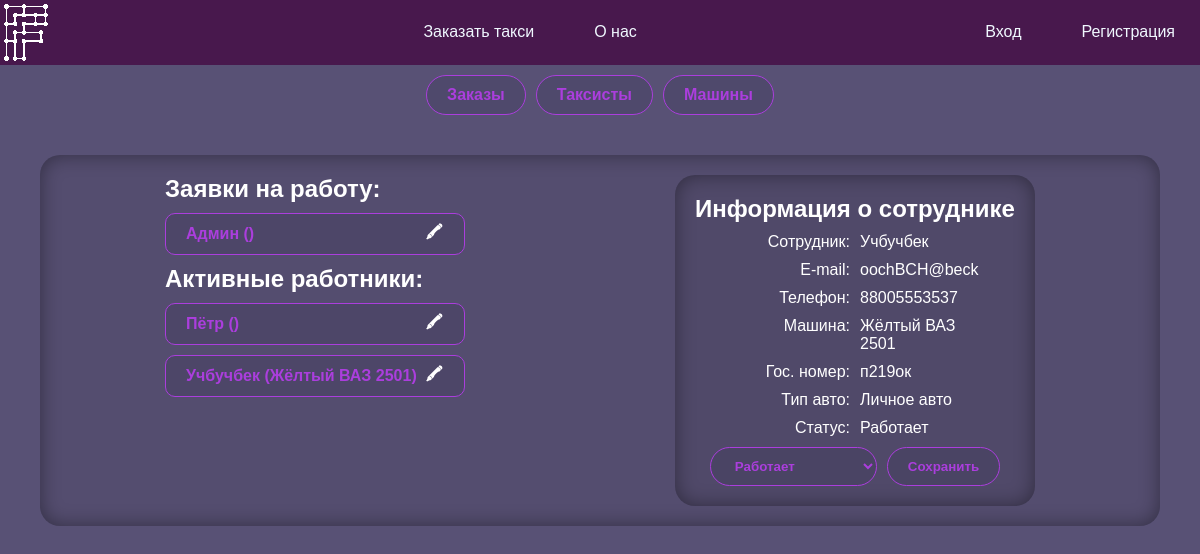
/admin.php?tool=taxists&edit=taxist&id=2, run on the app's committed database.
### tables this page shows
CREATE TABLE `taxists` (
  `id` int(11) NOT NULL,
  `car` int(11) DEFAULT NULL,
  `user` int(11) NOT NULL,
  `passport` varchar(64) NOT NULL,
  `driver_license` varchar(64) NOT NULL,
  `status` int(11) NOT NULL DEFAULT '2'
);

CREATE TABLE `users` (
  `id` int(11) NOT NULL,
  `login` varchar(128) NOT NULL,
  `name` varchar(32) NOT NULL,
  `phone` bigint(20) NOT NULL,
  `email` varchar(128) NOT NULL,
  `password` varchar(128) NOT NULL,
  `role` int(11) NOT NULL DEFAULT '1'
);

CREATE TABLE `cars` (
  `id` int(11) NOT NULL,
  `passport` varchar(16) NOT NULL,
  `name` varchar(30) NOT NULL,
  `number` text NOT NULL,
  `color` varchar(30) NOT NULL,
  `type` int(11) NOT NULL
);

CREATE TABLE `car_types` (
  `id` int(11) NOT NULL,
  `name` varchar(128) NOT NULL
);

CREATE TABLE `taxist_status` (
  `id` int(11) NOT NULL,
  `name` varchar(128) NOT NULL
);

### funcs/DBinteraction.php (called while the page is built, shortened)
<?php
function selectFrom($query, $way)
{
    if (trim($query) == null) {
        $_SESSION['result'] = "Вы передали пустой запрос.";
    } else {
    require "connect.php";
    $res = $con->query($query);
    switch ($way) {
        case "ALL":
            $output = $res->fetch_all(MYSQLI_ASSOC);
            break;
        case "ONE":
            $output = $res->fetch_assoc();
            break;
    }}
    return $output;
}

### admin/admForms/taxist.php (the view, shortened to what this page needs)
<?php
require_once("./funcs/DBinteraction.php");
$query = "SELECT taxists.id,
       users.name,
       users.email,
       users.phone,
       CONCAT(cars.color, ' ', cars.name) AS car,
       cars.number AS car_number,
       car_types.name AS car_type,
       taxist_status.name AS `status`
FROM taxists
INNER JOIN users ON taxists.user = users.id
LEFT JOIN cars ON taxists.car = cars.id
INNER JOIN taxist_status ON taxists.status = taxist_status.id
LEFT JOIN car_types ON cars.type = car_types.id
WHERE `taxists`.`id` = " . $_GET['id'];
$thisTaxist = selectFrom($query, "ONE");
?>
<h1>Информация о сотруднике</h1>
<?php
$descTaxist = [
    "Сотрудник",
    "E-mail",
    "Телефон",
    "Машина",
    "Гос. номер",
    "Тип авто",
    "Статус"
];
$descTaxistKey = 0;
foreach ($thisTaxist as $key => $item) {
    switch ($key) {
        case "id":
        case "photo":
            break;
        case "car":
        case "car_number":
            case "car_type":
?>
            <div class="flex g10 mauto toolInfo">
                <span class="ctrl-r"><?= $descTaxist[$descTaxistKey] ?>:</span>
                <span>
                    <?php
                    if (isset($thisTaxist['car'])) {
                        echo $item;
                    } else {
                        echo "Требуется авто";
                    }
                    ?>
                </span>
            </div>
        <?php
            $descTaxistKey++;
            break;
        ?>
        <?php
        default:
        ?>
            <div class="flex g10 mauto toolInfo">
                <span class="ctrl-r"><?= $descTaxist[$descTaxistKey] ?>:</span>
                <span><?= $item ?></span>
            </div>
<?php
            $descTaxistKey++;
            break;
    }
}
?>
<form action="../funcs/changeStatus.php" method="post" class="btns mauto">
    <select name="status" id="" class="accent">
        <?php
        $query = "SELECT * FROM `taxist_status`";
        $statuses = selectFrom($query, "ALL");
        foreach ($statuses as $status) {
            $selected = ($status['name'] == $thisTaxist['status']) ? "selected" : null;
        ?>
            <option value="<?= $status['id'] ?>" <?= $selected ?>><?= $status['name'] ?></option>
        <?php
        }
        ?>
    </select>
    <button class="accent">Сохранить</button>
</form>

### admin/toolTaxists.php (shortened to what this page needs)
<?php
require_once("./funcs/DBinteraction.php");
$query = "SELECT
taxists.id,
users.name,
CONCAT(cars.color, ' ', cars.name) AS car,
taxist_status.name AS `status`
FROM taxists
INNER JOIN users ON taxists.user = users.id
LEFT JOIN cars ON taxists.car = cars.id
INNER JOIN taxist_status ON taxists.status = taxist_status.id
ORDER BY users.name ASC";
$taxists = selectFrom($query, "ALL");
?>
<div class="list flex column g10 wcenter">
    <?php
    require("./funcs/listGenerator.php");
    ?>
    <h2>Заявки на работу:</h2>
    <?php
    foreach ($taxists as $taxist) {
        if ($taxist['status'] == "Ожидает ответа") {
            generateListItem($taxist, "taxist");
        }
    }
    ?>
    <h2>Активные работники:</h2>
    <?php
    foreach ($taxists as $taxist) {
        if ($taxist['status'] == "Работает") {
            generateListItem($taxist, "taxist");
            $emptyList = false;
        }
    }
    ?>
</div>

### funcs/listGenerator.php (shortened to what this page needs)
<?php
function generateListItem($listItem, $listType)
{
?>
    <div class="accent brad10 flex jc-sb ai-c">
        <span>
            <?php
            switch ($listType) {
            ?>
                <?php
                case "taxist":
                ?>
                    <?= $listItem['name'] ?> (<?= $listItem['car'] ?>)
                <?php
                    break;
                ?>
            <?php
            }
            ?>
        </span>
        <div class="flex g10">
            <?php
            switch ($listType) {
                case "taxist":
                    $href = "?tool=taxists&edit=taxist&id=" . $listItem['id'];
                    break;
            }
            ?>
            <a href="<?= $href ?>" class="accent-invert">🖍</a>
        </div>
    </div>
<?php
}

### style.css (style rules this page uses)
*, a { margin: 0; border: 0; outline: 0; padding: 0; text-decoration: none; font-family: Arial, Helvetica, sans-serif; }
*, a, select[value], input[value] { color: white; }
body, input[value] { background-color: #585175; }
a, button { cursor: pointer; }
button { padding: 15px; }
.list { width: 25%; min-width: 300px; }
.toolInfo>span { width: 120px; }

### often.css (style rules this page uses)
.btns { display: flex; gap: 10px; }
.accent { border: #ab3edd 1px solid; border-radius: 25px; padding: 10px 20px; background-color: #40395c59; color: #ab3edd; font-weight: bold; transition: all 0.25s ease-out; }
.accent::placeholder { color: #ab3edd69; }
.accent span { color: #ab3edd; font-weight: bold; }
.accent-invert { height: 20px; width: 20px; display: flex; justify-content: center; align-items: center; border-radius: 0px; font-weight: bolder; transition: all 0.25s ease-out; }
.wcenter { margin: 0 auto; }
.mauto { margin: auto; }
.g10 { gap: 10px; }
.brad10 { border-radius: 10px; }
.flex { display: flex; }
.column { flex-direction: column; }
.jc-sb { justify-content: space-between; }
.ai-c { align-items: center; }
.ctrl-r { text-align: right; }

### data on the page
taxists: user.name "Учбучбек", user.email "oochBCH@beck", user.phone "88005553537", car.number "п219ок", car_types.name "Личное авто", status.name "Работает", car "Жёлтый ВАЗ 2501"
taxists: user.name "Админ"
taxists: user.name "Пётр"

### other printed values
$descTaxist[$descTaxistKey] "Сотрудник"
$descTaxist[$descTaxistKey] "E-mail"
$descTaxist[$descTaxistKey] "Телефон"
$descTaxist[$descTaxistKey] "Машина"
$item "Жёлтый ВАЗ 2501"
$descTaxist[$descTaxistKey] "Гос. номер"
$descTaxist[$descTaxistKey] "Тип авто"
$descTaxist[$descTaxistKey] "Статус"
form field status "Работает"
